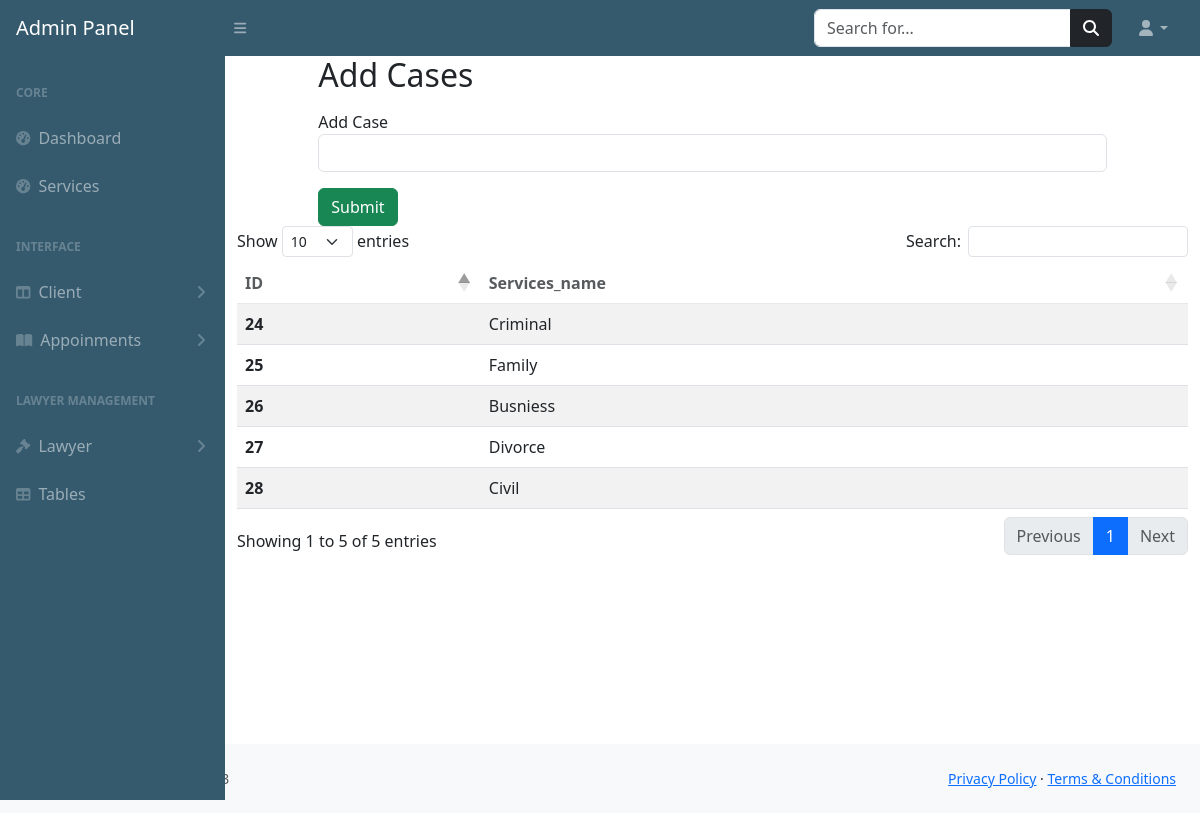
Before: /admin-panel/services.php with the older database file.
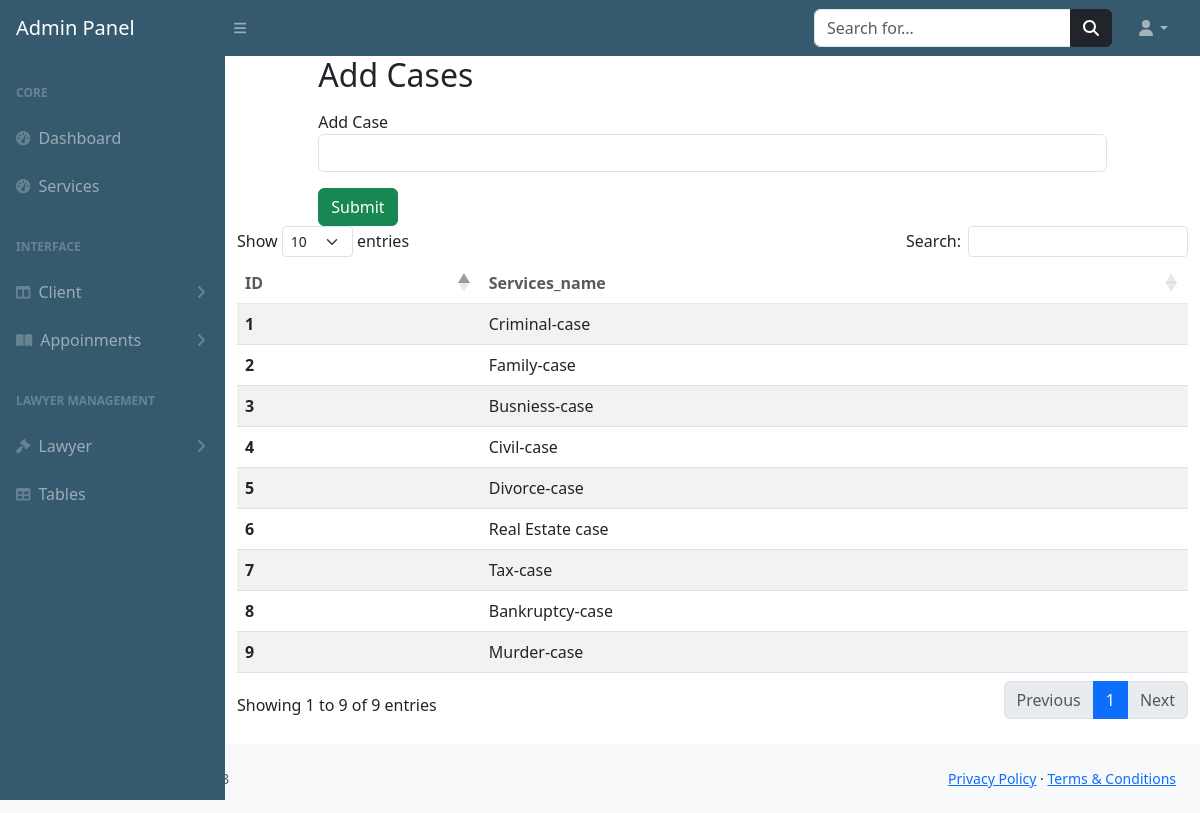
After: the same page with the newer database file.
### tables this page shows
CREATE TABLE `cases` (
  `cid` int(255) NOT NULL,
  `case_name` varchar(255) NOT NULL
);

### admin-panel/services.php (the view, shortened to what this page needs)
<?php
include ("includes/header.php");
include ("includes/topbar.php");
include ("includes/sidebar.php");
include("../config.php");
?>
<div class="container">
  <div class="row justify-content-center">
  <div class="col-xl-10 col-lg-12 col-md-9">
    <form action="<?php echo $_SERVER['PHP_SELF'];?>" method="POST">
    <h2 class="mb-3">Add Cases</h2>
        <div class="form-group">
          <label for="case">Add Case</label>
          <input type="text" id="case" name="addcase" class="form-control mb-3" required>
          <input type="submit" name="btncase" class="w-10 btn btn-success" placeholder="Enter case">
        </div>
    </form>
    </div>
  </div>
  <?php
  $service="SELECT*FROM `cases`";
  $run=mysqli_query($connection,$service);
  if (mysqli_num_rows($run)>0) {
  ?>
  <table id="example" class="table table-striped" style="width:100%">
        <thead class="bg-warning p-2 text-dark bg-opacity-10" style="opacity: 75%;">
            <tr>
            <th scope="col">ID</th>
            <th scope="col">Services_name</th>
            </tr>
        </thead>
        <tbody>
            <?php
                while ($data=mysqli_fetch_assoc($run)){
            ?>
            <tr>
            <th scope="row"><?php echo $data['cid']?></th>
            <td><?php echo $data['case_name']?></td>
        </tr>
       <?php
}
}
            ?>
        </tbody>
    </table>
    </div>
</div>
</div>
<?php
include("includes/footer.php");
?>
</body>
</html>

Changed rows visible on the page:
removed cases: cid "24", case_name "Criminal"
removed cases: cid "25", case_name "Family"
removed cases: cid "26", case_name "Busniess"
removed cases: cid "27", case_name "Divorce"
removed cases: cid "28", case_name "Civil"
added cases: cid "1", case_name "Criminal-case"
added cases: cid "2", case_name "Family-case"
added cases: cid "3", case_name "Busniess-case"
added cases: cid "4", case_name "Civil-case"
added cases: cid "5", case_name "Divorce-case"
added cases: cid "6", case_name "Real Estate case"
added cases: cid "7", case_name "Tax-case"
added cases: cid "8", case_name "Bankruptcy-case"
added cases: cid "9", case_name "Murder-case"
Other visible differences:
text written by a page script: "Show entries Search: Showing 1 to 5 of 5 entries Previous 1 Next" → "Show entries Search: Showing 1 to 9 of 9 entries Previous 1 Next"
